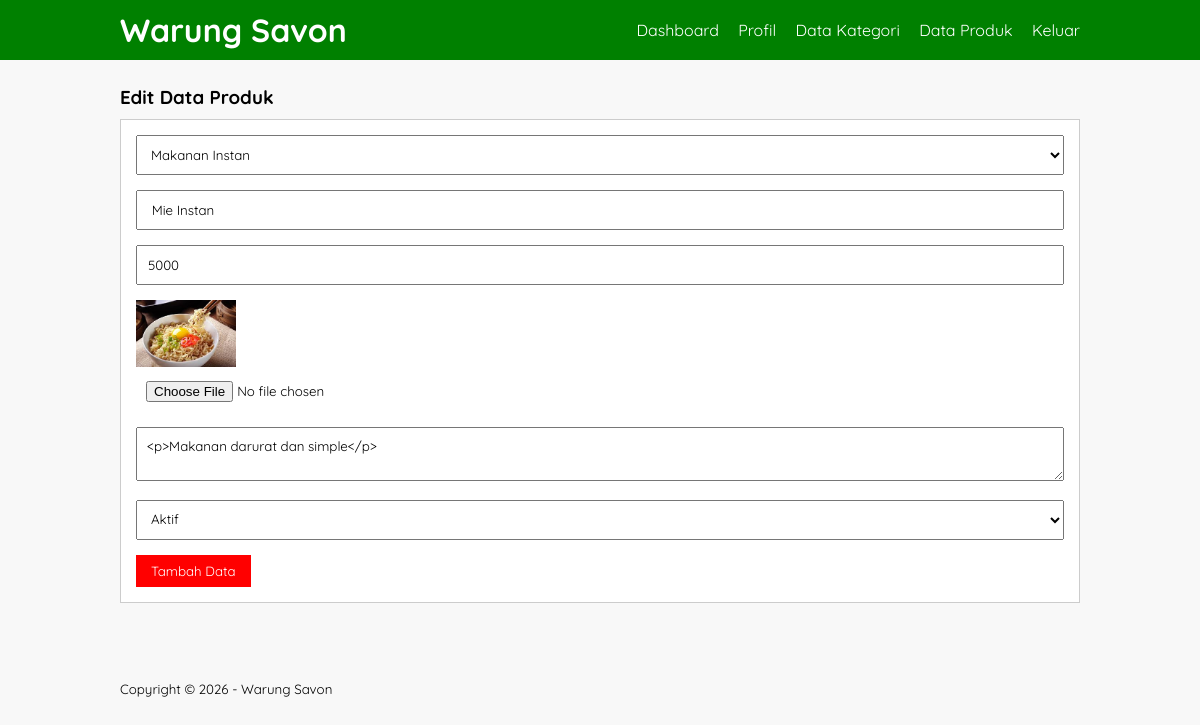
The app's page /edit-produk.php?id=14 (signed in) with its own data.
### tables this page shows
CREATE TABLE `tb_product` (
  `product_id` int(11) NOT NULL,
  `category_id` int(11) NOT NULL,
  `product_name` varchar(100) NOT NULL,
  `product_price` int(11) NOT NULL,
  `product_description` text NOT NULL,
  `product_image` varchar(100) NOT NULL,
  `product_status` tinyint(1) NOT NULL,
  `date_created` timestamp NOT NULL DEFAULT current_timestamp()
);

CREATE TABLE `tb_category` (
  `category_id` int(11) NOT NULL,
  `category_name` varchar(25) NOT NULL
);

### edit-produk.php (the view, shortened to what this page needs)
<?php
include 'db.php';
$produk = mysqli_query($conn, "SELECT * FROM tb_product WHERE product_id ='" . $_GET['id'] . "'");
$p = mysqli_fetch_object($produk);
?>
<!DOCTYPE html>
<html lang="en">
<head>
    <link rel="stylesheet" href="css/style.css">
</head>
<body>
    <header>
        <div class="container">
            <h1><a href="dashboard.php">Warung Savon</a></h1>
            <ul>
                <li><a href="dashboard.php">Dashboard</a></li>
                <li><a href="profil.php">Profil</a></li>
                <li><a href="data-kategori.php">Data Kategori</a></li>
                <li><a href="data-produk.php">Data Produk</a></li>
                <li><a href="keluar.php">Keluar</a></li>
            </ul>
        </div>
    </header>
    <div class="section">
        <div class="container">
            <h3>Edit Data Produk</h3>
            <div class="box">
                <form action="" method="POST" enctype="multipart/form-data">
                    <select name="kategori" id="" class="input-control" required>
                        <?php
                        $kategori = mysqli_query($conn, "SELECT * FROM tb_category ORDER BY category_id DESC");
                        while ($r = mysqli_fetch_array($kategori)) {
                        ?>
                            <option value="<?php
                                            echo $r['category_id']
                                            ?>" <?php
                                                echo ($r['category_id'] == $p->category_id) ? 'selected' : '';
                                                ?>><?php echo $r['category_name'] ?></option><?php } ?>
                    </select>
                    <input type="text" name="nama" class="input-control" placeholder="Nama Produk" value=" <?php echo $p->product_name ?> " required>
                    <input type="text" name="harga" class="input-control" placeholder="Harga" value="<?php echo $p->product_price ?>" required>
                    <img src="produk/<?php echo $p->product_image ?>" width="100px" alt="">
                    <input type="file" name="gambar" class="input-control">
                    <textarea class="input-control" name="deskripsi" placeholder="Deskripsi" id="deskripsi"><?php echo $p->product_description ?></textarea>
                    <select name="status" id="" class="input-control">
                        <option value="1" <?php echo ($p->product_status == 1) ? 'selected' : '' ?>>Aktif</option>
                    </select>
                    <input type="submit" name="submit" value="Tambah Data" class="btn">
                </form>
            </div>
        </div>
    </div>
    <footer>
        <div class="container">
            <small>Copyright &copy; 2026 - Warung Savon</small>
        </div>
    </footer>
</body>
</html>

### css/style.css (style rules this page uses)
* { padding: 0; margin: 0; font-family: "Quicksand", sans-serif; }
body { background-color: #f8f8f8; }
a { color: inherit; text-decoration: none; }
.input-control { width: 100%; padding: 10px; margin-bottom: 15px; box-sizing: border-box; }
.btn { padding: 8px 15px; background-color: red; color: #fff; border: none; cursor: pointer; }
header { background-color: green ; color: #fff; }
header h1 { float: left; padding: 10px 0; }
header ul { float: right; }
header ul li { display: inline-block; }
footer { padding: 25px 0; }
header ul li a { padding: 20px 0 20px 15px; display: inline-block; }
.container { width: 80%; margin: 0 auto ; }
.container:after { content: ''; display: block; clear: both; }
.section { padding: 25px 0; }
.box { background-color: #fff; border: 1px solid#ccc; padding: 15px; box-sizing: border-box; margin: 10px 0 25px 0; }
.box:after { content:'' ; display: block; clear: both; }

### records on screen
tb_product: kategori "Makanan Instan", nama "Mie Instan", harga "5000", product_image (picture), deskripsi "<p>Makanan darurat dan simple</p>", status "Aktif"
